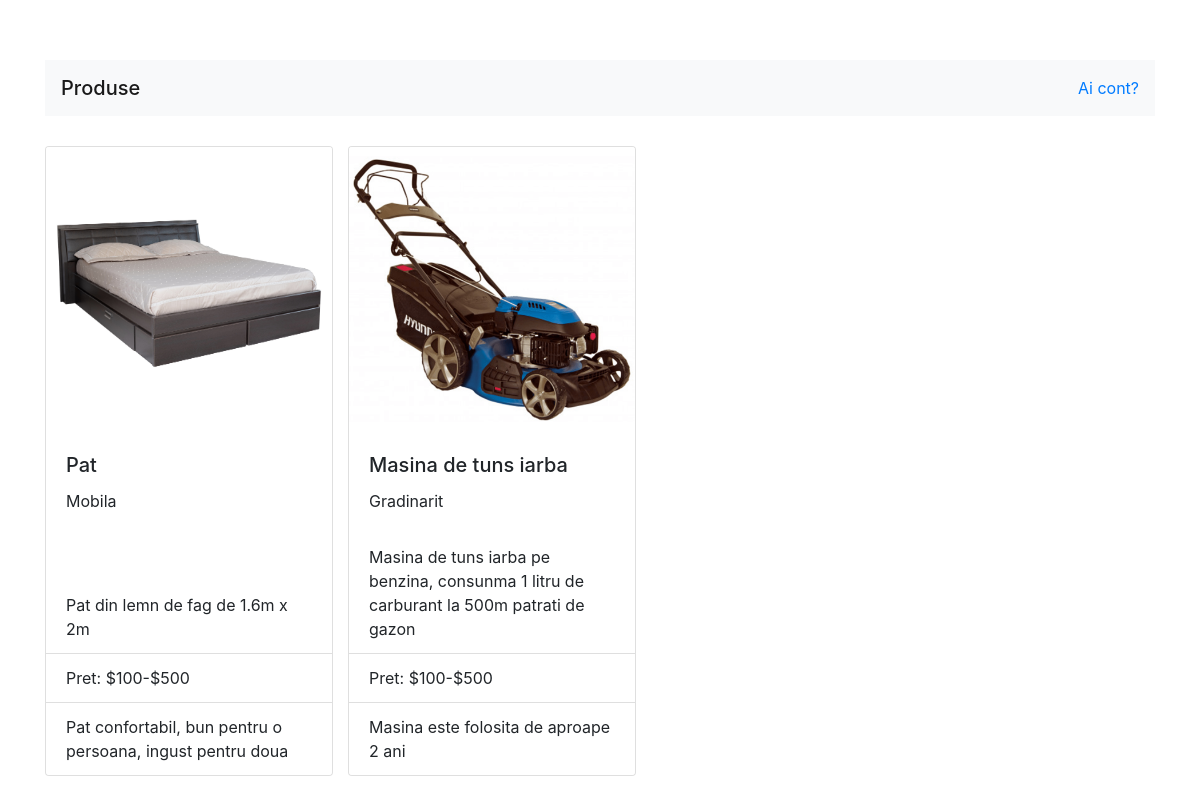
The page / on the database its author committed.
### models.py (models this page shows, shortened)
class Product(db.Model):
	pro_id = db.Column(db.Integer, primary_key=True)
	category= db.Column(db.String(50), nullable=False)
	name = db.Column(db.String(100), nullable=False)
	description= db.Column(db.String(250), nullable=True)
	price_range= db.Column(db.String(200), nullable=False)
	comments= db.Column(db.String(200), nullable=True)
	filename = db.Column(db.Text, nullable=False, unique=True)
	username = db.Column(db.String(50), nullable=False)

### application.py (the view)
@app.route("/")
def index():
	rows = Product.query.all()
	return render_template("index.html", rows=rows)

### templates/index.html (shortened to what this page needs)
{% extends "layout.html" %}
{% block body %}
	<div class="container" id="topdiv6">
		<nav class="navbar navbar-light bg-light">
			<span class="navbar-brand mb-0 h1">Produse</span>
			<a class="my-2 my-sm-0" href="{{url_for('signup')}}">Ai cont?</a>
		</nav>
		{% if rows %}
				<div class="row" id="index0">
					{% for row in rows %}
						<div class="card needspace" style="width: 18rem;">
							<img src="{{ url_for('static_dir', path = 'images/'+row.filename) }}" class="card-img-top" alt="...">
							<div class="card-body">
			    				<h5 class="card-title">{{row.name}}</h5>
			    				<p class="card-text">{{row.category}}</p>
			  				</div>
			  				<ul class="list-group list-group-flush">
			  					<li class="list-group-item">{{row.description}}</li>
			    				<li class="list-group-item">Pret: {{row.price_range}}</li>
			    				<li class="list-group-item">{{row.comments}}</li>
			  				</ul>
						</div>
					{% endfor %}
				</div>
			{% endif %}
	</div>
{% endblock %}

### templates/layout.html (shortened to what this page needs)
<!DOCTYPE html>
<html>
<head>
	<link rel="stylesheet" href="https://stackpath.bootstrapcdn.com/bootstrap/4.4.1/css/bootstrap.min.css">
	<link rel="stylesheet" type="text/css" href="../static/styles.css">
</head>
<body>
	{% block body %}
    {% endblock %}
</body>
</html>

### static/styles.css (style rules this page uses)
#topdiv4, #topdiv5, #topdiv6 { margin-top: 5%; padding-bottom: 20px; }
#index0, #index1 { padding-top: 30px; }
.needspace { margin-left: 15px; }

### rows shown on the page
Product: filename (picture), name "Pat", category "Mobila", description "Pat din lemn de fag de 1.6m x 2m", price_range "$100-$500", comments "Pat confortabil, bun pentru o persoana, ingust pentru doua"
Product: filename (picture), name "Masina de tuns iarba", category "Gradinarit", description "Masina de tuns iarba pe benzina, consunma 1 litru de carburant la 500m patrati de gazon", price_range "$100-$500", comments "Masina este folosita de aproape 2 ani"
